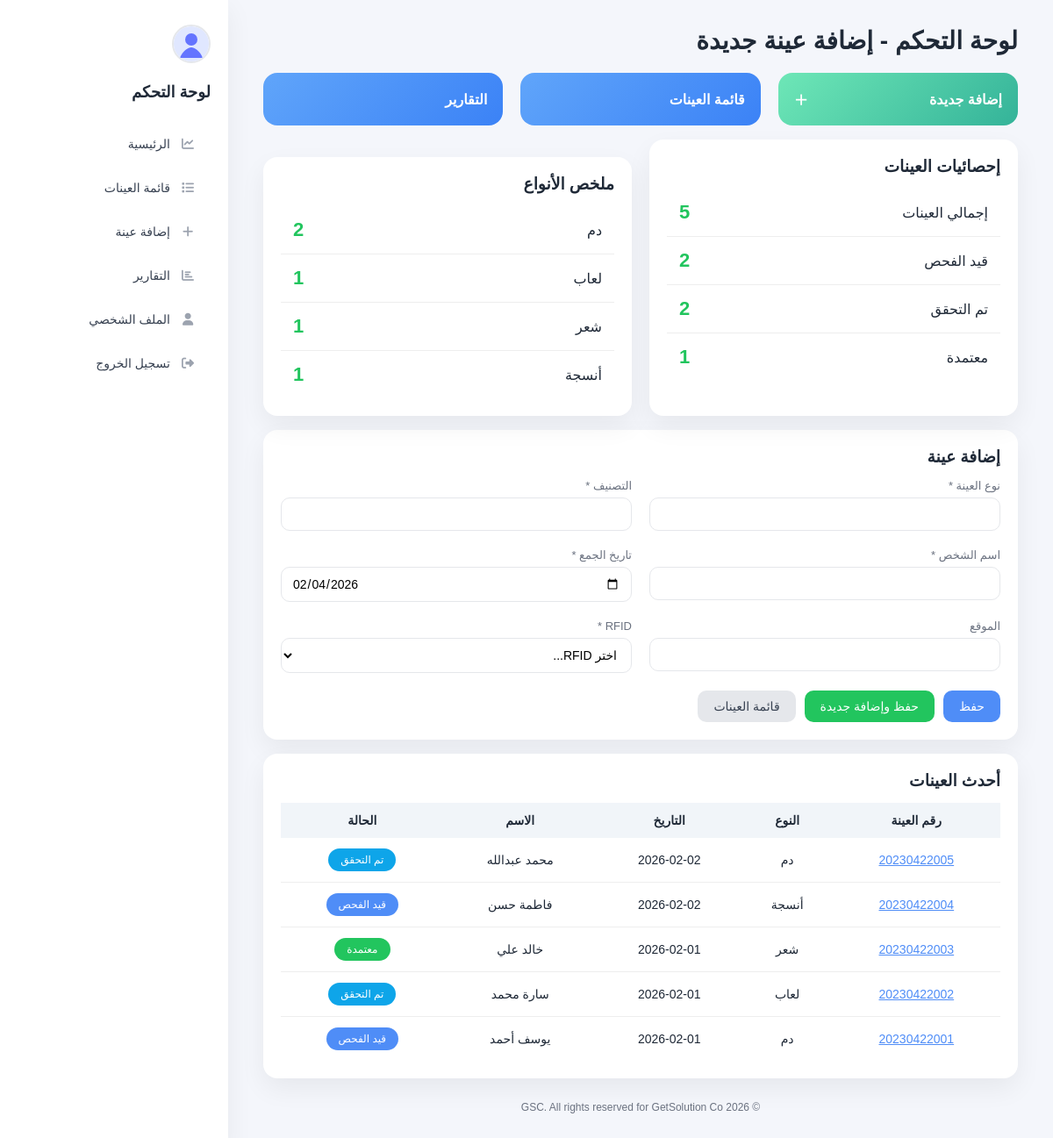
The app's page /public/index.php (signed in) with its own data.
### tables this page shows
CREATE TABLE IF NOT EXISTS `samples` (
  `id` int(11) NOT NULL AUTO_INCREMENT,
  `sample_number` varchar(50) NOT NULL,
  `sample_type` varchar(50) NOT NULL,
  `category` varchar(50) NOT NULL,
  `person_name` varchar(100) NOT NULL,
  `collected_date` date NOT NULL,
  `location` varchar(100) DEFAULT NULL,
  `rfid_id` int(11) NOT NULL,
  `status` enum('pending','checked','approved','rejected') NOT NULL DEFAULT 'pending',
  `created_at` timestamp NOT NULL DEFAULT current_timestamp(),
  `updated_at` timestamp NOT NULL DEFAULT current_timestamp() ON UPDATE current_timestamp(),
  PRIMARY KEY (`id`),
  UNIQUE KEY `sample_number` (`sample_number`),
  KEY `rfid_id` (`rfid_id`),
  KEY `idx_sample_number` (`sample_number`),
  KEY `idx_status` (`status`),
  KEY `idx_sample_type` (`sample_type`),
  KEY `idx_category` (`category`),
  KEY `idx_collected_date` (`collected_date`),
  CONSTRAINT `samples_ibfk_1` FOREIGN KEY (`rfid_id`) REFERENCES `rfid_tags` (`id`)
);

### app/controllers/SampleController.php (called while the page is built, shortened)
<?php
require_once __DIR__ . '/../../config/database.php';
require_once __DIR__ . '/../../includes/functions.php';
require_once __DIR__ . '/../models/Sample.php';
class SampleController {
    private $sampleModel;
    public function __construct() {
        $this->sampleModel = new Sample();
    }
    public function dashboard() {
        $stats = $this->sampleModel->getStatistics();
        $recentSamples = $this->sampleModel->getRecent(5);
        include __DIR__ . '/../views/samples/dashboard.php';
    }
}

### config/database.php (called while the page is built, shortened)
<?php
function getDbConnection() {
    static $pdo = null;
    if ($pdo === null) {
        try {
            $dsn = "mysql:host=" . DB_HOST . ";dbname=" . DB_NAME . ";charset=" . DB_CHARSET;
            $options = [
                PDO::ATTR_ERRMODE => PDO::ERRMODE_EXCEPTION,
                PDO::ATTR_DEFAULT_FETCH_MODE => PDO::FETCH_ASSOC,
                PDO::ATTR_EMULATE_PREPARES => false,
            ];
            $pdo = new PDO($dsn, DB_USER, DB_PASS, $options);
        } catch (PDOException $e) {
            die("Database connection failed: " . $e->getMessage());
        }
    }
    return $pdo;
}

### app/models/Sample.php (called while the page is built, shortened)
<?php
class Sample {
    private $pdo;
    public function __construct() {
        $this->pdo = getDbConnection();
    }
    public function getAll($filters = [], $orderBy = 'collected_date DESC, id DESC', $limit = null, $offset = 0) {
        $sql = "SELECT s.*, r.uid as rfid_uid
                FROM samples s
                LEFT JOIN rfid_tags r ON s.rfid_id = r.id
                WHERE 1=1";
        $params = [];
        $sql .= " ORDER BY $orderBy";
        if ($limit !== null) {
            $sql .= " LIMIT ? OFFSET ?";
            $params[] = $limit;
            $params[] = $offset;
        }
        $stmt = $this->pdo->prepare($sql);
        $stmt->execute($params);
        return $stmt->fetchAll();
    }
    public function getRecent($limit = 5) {
        return $this->getAll([], 'collected_date DESC, id DESC', $limit);
    }
    public function getStatistics() {
        $stats = [];
        $stmt = $this->pdo->query("SELECT COUNT(*) FROM samples");
        $stats['total'] = $stmt->fetchColumn();
        $stmt = $this->pdo->query("SELECT status, COUNT(*) as count FROM samples GROUP BY status");
        $stats['by_status'] = $stmt->fetchAll(PDO::FETCH_KEY_PAIR);
        $stmt = $this->pdo->query("SELECT sample_type, COUNT(*) as count FROM samples GROUP BY sample_type ORDER BY count DESC LIMIT 5");
        $stats['by_type'] = $stmt->fetchAll(PDO::FETCH_KEY_PAIR);
        $stmt = $this->pdo->query("SELECT category, COUNT(*) as count FROM samples GROUP BY category ORDER BY count DESC LIMIT 5");
        $stats['by_category'] = $stmt->fetchAll(PDO::FETCH_KEY_PAIR);
        return $stats;
    }
}

### includes/functions.php (called while the page is built, shortened)
<?php
function formatDate($date, $format = DATE_FORMAT) {
    $dt = new DateTime($date);
    return $dt->format($format);
}
function e($string) {
    return htmlspecialchars($string ?? '', ENT_QUOTES, 'UTF-8');
}
function getStatusLabel($status) {
    $labels = [
        'pending' => 'قيد الفحص',
        'checked' => 'تم التحقق',
        'approved' => 'معتمدة',
        'rejected' => 'مرفوضة'
    ];
    return $labels[$status] ?? $status;
}
function getStatusClass($status) {
    $classes = [
        'pending' => 'pending',
        'checked' => 'checked',
        'approved' => 'approved',
        'rejected' => 'rejected'
    ];
    return $classes[$status] ?? '';
}

### app/views/samples/dashboard.php (the view, shortened to what this page needs)
<h1>لوحة التحكم - إضافة عينة جديدة</h1>
<div class="grid-3">
    <div class="action-card green">إضافة جديدة <span>＋</span></div>
    <a class="action-card blue" href="<?php echo APP_URL; ?>/public/index.php?page=samples" style="color:#fff; text-decoration:none;">قائمة العينات</a>
    <a class="action-card blue" href="<?php echo APP_URL; ?>/public/index.php?page=reports" style="color:#fff; text-decoration:none;">التقارير</a>
</div>
<div class="spacer"></div>
<div class="grid-2">
    <div class="card">
        <h3>إحصائيات العينات</h3>
        <div class="stat-card">
            <span>إجمالي العينات</span>
            <strong><?php echo number_format($stats['total']); ?></strong>
        </div>
        <div class="stat-card">
            <span>قيد الفحص</span>
            <strong><?php echo number_format($stats['by_status']['pending'] ?? 0); ?></strong>
        </div>
        <div class="stat-card">
            <span>تم التحقق</span>
            <strong><?php echo number_format($stats['by_status']['checked'] ?? 0); ?></strong>
        </div>
        <div class="stat-card">
            <span>معتمدة</span>
            <strong><?php echo number_format($stats['by_status']['approved'] ?? 0); ?></strong>
        </div>
    </div>
    <div class="card">
        <h3>ملخص الأنواع</h3>
        <?php foreach ($stats['by_type'] as $type => $count): ?>
        <div class="stat-card">
            <span><?php echo e($type); ?></span>
            <strong><?php echo number_format($count); ?></strong>
        </div>
        <?php endforeach; ?>
    </div>
</div>
<div class="spacer"></div>
<div class="card">
    <h3>إضافة عينة</h3>
    <form method="post" action="<?php echo APP_URL; ?>/public/index.php?page=add_sample" class="grid-2">
        <div>
            <label>نوع العينة *</label>
            <input type="text" name="sample_type" value="<?php echo e($_SESSION['old_input']['sample_type'] ?? ''); ?>" required list="sample_types">
        </div>
        <div>
            <label>التصنيف *</label>
            <input type="text" name="category" value="<?php echo e($_SESSION['old_input']['category'] ?? ''); ?>" required list="categories">
        </div>
        <div>
            <label>اسم الشخص *</label>
            <input type="text" name="person_name" value="<?php echo e($_SESSION['old_input']['person_name'] ?? ''); ?>" required>
        </div>
        <div>
            <label>تاريخ الجمع *</label>
            <input type="date" name="collected_date" value="<?php echo e($_SESSION['old_input']['collected_date'] ?? date('Y-m-d')); ?>" required>
        </div>
        <div>
            <label>الموقع</label>
            <input type="text" name="location" value="<?php echo e($_SESSION['old_input']['location'] ?? ''); ?>">
        </div>
        <div>
            <label>RFID *</label>
            <select name="rfid_id" required>
                <option value="">اختر RFID...</option>
            </select>
        </div>
        <div style="grid-column:1/-1; display:flex; gap:10px;">
            <button class="btn btn-blue" type="submit">حفظ</button>
            <button class="btn btn-green" type="submit" name="add_another" value="1">حفظ وإضافة جديدة</button>
            <a href="<?php echo APP_URL; ?>/public/index.php?page=samples" class="btn btn-gray">قائمة العينات</a>
        </div>
    </form>
</div>
<div class="spacer"></div>
<div class="card">
    <h3>أحدث العينات</h3>
    <table>
        <thead>
            <tr>
                <th>رقم العينة</th>
                <th>النوع</th>
                <th>التاريخ</th>
                <th>الاسم</th>
                <th>الحالة</th>
            </tr>
        </thead>
        <tbody>
            <?php if (empty($recentSamples)): ?>
                <tr><td colspan="5">لا توجد عينات بعد</td></tr>
            <?php else: ?>
                <?php foreach ($recentSamples as $sample): ?>
                <tr>
                    <td><a href="<?php echo APP_URL; ?>/public/index.php?page=sample_detail&sample_number=<?php echo urlencode($sample['sample_number']); ?>" style="color:var(--blue);"><?php echo e($sample['sample_number']); ?></a></td>
                    <td><?php echo e($sample['sample_type']); ?></td>
                    <td><?php echo formatDate($sample['collected_date']); ?></td>
                    <td><?php echo e($sample['person_name']); ?></td>
                    <td><span class="status <?php echo getStatusClass($sample['status']); ?>"><?php echo getStatusLabel($sample['status']); ?></span></td>
                </tr>
                <?php endforeach; ?>
            <?php endif; ?>
        </tbody>
    </table>
</div>
<?php
include __DIR__ . '/../layout.php';
?>

### app/views/layout.php (style rules this page uses)
:root { --blue:#4f8df7; --blue-2:#3b82f6; --green:#22c55e; --green-2:#34b399; --red:#ef4444; --bg:#f4f6fb; --card:#ffffff; --text:#1f2937; --muted:#6b7280; --border:#e5e7eb; --radius:16px; }
* { box-sizing:border-box; font-family:"Cairo",sans-serif }
body { margin:0; background:var(--bg); color:var(--text) }
h1 { margin:0 0 20px 0; font-size:28px }
h3 { margin:0 0 14px 0 }
.card { background:#fff; padding:20px; border-radius:var(--radius); box-shadow:0 12px 30px rgba(0,0,0,.06) }
.card + .card { margin-top:20px }
.btn { border:none; padding:10px 18px; border-radius:10px; cursor:pointer; font-size:14px; display:inline-flex; align-items:center; gap:6px; text-decoration:none }
.btn-blue { background:var(--blue); color:#fff }
.btn-green { background:var(--green); color:#fff }
.btn-gray { background:#e5e7eb; color:#374151 }
.status { padding:6px 14px; border-radius:999px; color:#fff; font-size:12px; display:inline-block }
.status.pending { background:var(--blue) }
.status.checked { background:#0ea5e9 }
.status.approved { background:var(--green) }
label { font-size:13px; color:var(--muted); display:block; margin-bottom:6px }
input, select, textarea { width:100%; padding:10px 12px; border-radius:10px; border:1px solid var(--border); font-size:14px; background:#fff }
table { width:100%; border-collapse:collapse }
thead { background:#f1f5f9 }
th, td { padding:12px 10px; text-align:center; font-size:14px }
tbody tr:not(:last-child) { border-bottom:1px solid #eee }
.grid-2 { display:grid; grid-template-columns:1fr 1fr; gap:20px }
.grid-3 { display:grid; grid-template-columns:repeat(3,1fr); gap:20px }
.spacer { height:16px }
.stat-card { display:flex; justify-content:space-between; align-items:center; padding:14px; border-bottom:1px solid #eee }
.stat-card:last-child { border-bottom:none }
.stat-card strong { font-size:22px; color:var(--green) }
.action-card { color:#fff; padding:18px; border-radius:var(--radius); display:flex; justify-content:space-between; align-items:center; font-weight:600 }
.action-card.green { background:linear-gradient(135deg,#6ee7b7,#34b399) }
.action-card.blue { background:linear-gradient(135deg,#60a5fa,#3b82f6) }

### records on screen
samples: sample_number "20230422005", sample_type "دم", collected_date "2026-02-02", person_name "محمد عبدالله", status "تم التحقق"
samples: sample_number "20230422004", sample_type "أنسجة", collected_date "2026-02-02", person_name "فاطمة حسن", status "قيد الفحص"
samples: sample_number "20230422003", sample_type "شعر", collected_date "2026-02-01", person_name "خالد علي", status "معتمدة"
samples: sample_number "20230422002", sample_type "لعاب", collected_date "2026-02-01", person_name "سارة محمد", status "تم التحقق"
samples: sample_number "20230422001", sample_type "دم", collected_date "2026-02-01", person_name "يوسف أحمد", status "قيد الفحص"

### other values on screen
$stats['total'] "5"
$stats['by_status']['pending'] "2"
$stats['by_status']['checked'] "2"
$stats['by_status']['approved'] "1"
$type "دم"
$count "2"
$type "لعاب"
$count "1"
$type "شعر"
$type "أنسجة"
